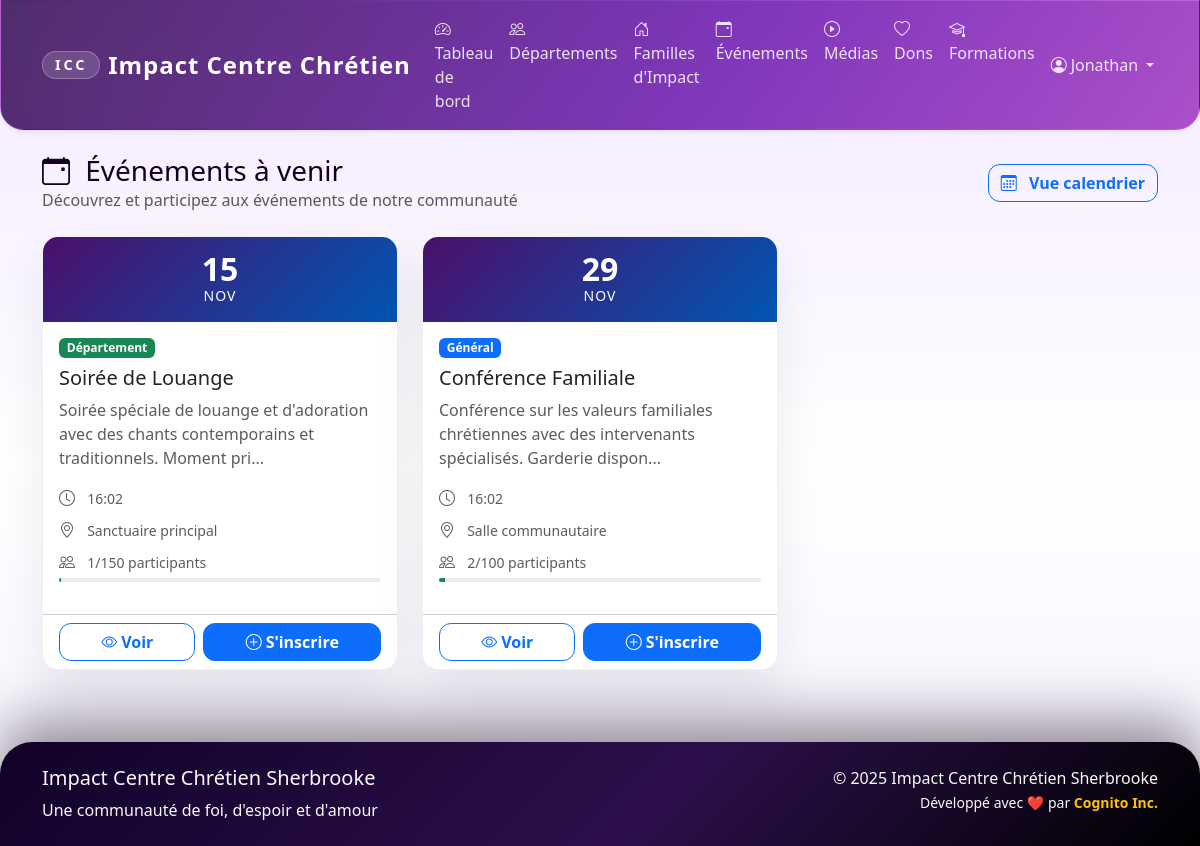
Page /events/ (signed in) on the committed database.
### app/models/user.py (models this page shows, shortened)
class User(UserMixin, db.Model):
    __tablename__ = 'users'
    id = db.Column(db.Integer, primary_key=True)
    email = db.Column(db.String(120), unique=True, nullable=False, index=True)
    password_hash = db.Column(db.String(255), nullable=False)
    first_name = db.Column(db.String(50), nullable=False)
    last_name = db.Column(db.String(50), nullable=False)
    phone = db.Column(db.String(20))
    address = db.Column(db.Text)
    birth_date = db.Column(db.Date)
    gender = db.Column(db.String(10))  # 'M', 'F', 'Autre'
    marital_status = db.Column(db.String(20))  # 'Célibataire', 'Marié(e)', 'Divorcé(e)', 'Veuf/Veuve'
    membership_status = db.Column(db.String(20), default='Nouveau')  # 'Nouveau', 'En formation', 'Baptisé', 'Membre officiel'
    church_role = db.Column(db.String(100))  # 'Choriste', 'Intercesseur', etc.
    role = db.Column(db.String(20), default='Membre')  # 'Admin', 'Responsable Département', 'Responsable Famille', 'Membre'
    is_active = db.Column(db.Boolean, default=True)
    created_at = db.Column(db.DateTime, default=datetime.utcnow)
    updated_at = db.Column(db.DateTime, default=datetime.utcnow, onupdate=datetime.utcnow)
    department_memberships = db.relationship('DepartmentMember', back_populates='user', cascade='all, delete-orphan')
    family_memberships = db.relationship('FamilyMember', back_populates='user', cascade='all, delete-orphan')
    event_participations = db.relationship('EventParticipant', back_populates='user', cascade='all, delete-orphan')
    donations = db.relationship('Donation', back_populates='user', cascade='all, delete-orphan')
    def is_admin(self):
        return self.role == 'Admin'

### app/models/event.py (models this page shows, shortened)
class Event(db.Model):
    __tablename__ = 'events'
    id = db.Column(db.Integer, primary_key=True)
    title = db.Column(db.String(200), nullable=False)
    description = db.Column(db.Text)
    start_date = db.Column(db.DateTime, nullable=False)
    end_date = db.Column(db.DateTime)
    location = db.Column(db.String(200))
    address = db.Column(db.Text)
    event_type = db.Column(db.String(50), default='General')  # 'General', 'Department', 'Family'
    target_department_id = db.Column(db.Integer, db.ForeignKey('departments.id'))
    target_family_id = db.Column(db.Integer, db.ForeignKey('families_impact.id'))
    max_participants = db.Column(db.Integer)
    registration_required = db.Column(db.Boolean, default=False)
    registration_deadline = db.Column(db.DateTime)
    organizer_id = db.Column(db.Integer, db.ForeignKey('users.id'))
    is_active = db.Column(db.Boolean, default=True)
    is_cancelled = db.Column(db.Boolean, default=False)
    created_at = db.Column(db.DateTime, default=datetime.utcnow)
    updated_at = db.Column(db.DateTime, default=datetime.utcnow, onupdate=datetime.utcnow)
    organizer = db.relationship('User', backref='organized_events')
    target_department = db.relationship('Department', backref='events')
    target_family = db.relationship('FamilyImpact', backref='events')
    participants = db.relationship('EventParticipant', back_populates='event', cascade='all, delete-orphan')
    @property
    def current_participants_count(self):
        return len([p for p in self.participants if p.status == 'Confirmed'])
    @property
    def is_full(self):
        if not self.max_participants:
            return False
        return self.current_participants_count >= self.max_participants

class EventParticipant(db.Model):
    __tablename__ = 'event_participants'
    id = db.Column(db.Integer, primary_key=True)
    user_id = db.Column(db.Integer, db.ForeignKey('users.id'), nullable=False)
    event_id = db.Column(db.Integer, db.ForeignKey('events.id'), nullable=False)
    registered_at = db.Column(db.DateTime, default=datetime.utcnow)
    status = db.Column(db.String(20), default='Confirmed')  # 'Confirmed', 'Cancelled', 'Waiting'
    user = db.relationship('User', back_populates='event_participations')
    event = db.relationship('Event', back_populates='participants')
    __table_args__ = (db.UniqueConstraint('user_id', 'event_id', name='unique_user_event'),)

### app/routes/events.py (the view)
@events_bp.route('/')
@login_required
def list():
    upcoming_events = Event.query.filter(
        Event.start_date >= datetime.utcnow(),
        Event.is_active == True,
        Event.is_cancelled == False
    ).order_by(Event.start_date).all()
    visible_events = []
    user_department_ids = [dm.department_id for dm in current_user.department_memberships if dm.is_active]
    user_family = db.session.query(FamilyMember).filter_by(
        user_id=current_user.id,
        is_active=True
    ).first()
    user_family_id = user_family.family_id if user_family else None
    for event in upcoming_events:
        if (event.event_type == 'General' or
            (event.event_type == 'Department' and event.target_department_id in user_department_ids) or
            (event.event_type == 'Family' and event.target_family_id == user_family_id)):
            visible_events.append(event)
    user_event_ids = [ep.event_id for ep in current_user.event_participations
                     if ep.status == 'Confirmed']
    return render_template('events/list.html',
                         events=visible_events,
                         user_event_ids=user_event_ids)

### app/templates/events/list.html (shortened to what this page needs)
{% extends "base.html" %}
{% block content %}
<div class="container">
    <div class="row mb-4">
        <div class="col-12">
            <div class="d-flex justify-content-between align-items-center">
                <div>
                    <h1 class="h3 mb-0">
                        <i class="bi bi-calendar-event me-2"></i>
                        Événements à venir
                    </h1>
                    <p class="text-muted mb-0">Découvrez et participez aux événements de notre communauté</p>
                </div>
                <a href="{{ url_for('events.calendar') }}" class="btn btn-outline-primary">
                    <i class="bi bi-calendar3 me-2"></i>
                    Vue calendrier
                </a>
            </div>
        </div>
    </div>
    <div class="row g-4">
        {% for event in events %}
        <div class="col-md-6 col-lg-4">
            <div class="card event-card h-100 {% if event.id in user_event_ids %}border-success{% endif %}">
                <div class="event-date">
                    <div class="day">{{ event.start_date.strftime('%d') }}</div>
                    <div class="month">{{ event.start_date.strftime('%b').upper() }}</div>
                </div>
                <div class="card-body">
                    <div class="d-flex justify-content-between align-items-start mb-2">
                        <span class="badge bg-{{ 'primary' if event.event_type == 'General' else 'success' if event.event_type == 'Department' else 'warning' }}">
                            {% if event.event_type == 'General' %}Général
                            {% elif event.event_type == 'Department' %}Département
                            {% else %}Famille{% endif %}
                        </span>
                    </div>
                    <h5 class="card-title">{{ event.title }}</h5>
                    <p class="card-text text-muted">{{ event.description[:100] }}{% if event.description|length > 100 %}...{% endif %}</p>
                    <div class="mb-2">
                        <i class="bi bi-clock me-2 text-muted"></i>
                        <small class="text-muted">{{ event.start_date.strftime('%H:%M') }}</small>
                    </div>
                    {% if event.location %}
                    <div class="mb-2">
                        <i class="bi bi-geo-alt me-2 text-muted"></i>
                        <small class="text-muted">{{ event.location }}</small>
                    </div>
                    {% endif %}
                    {% if event.max_participants %}
                    <div class="mb-3">
                        <i class="bi bi-people me-2 text-muted"></i>
                        <small class="text-muted">{{ event.current_participants_count }}/{{ event.max_participants }} participants</small>
                        <div class="progress mt-1" style="height: 4px;">
                            <div class="progress-bar bg-success"
                                 style="width: {{ (event.current_participants_count / event.max_participants * 100) if event.max_participants > 0 else 0 }}%">
                            </div>
                        </div>
                    </div>
                    {% endif %}
                </div>
                <div class="card-footer bg-transparent">
                    {% if event.id in user_event_ids %}
                    <div class="d-flex gap-2">
                        <a href="{{ url_for('events.detail', event_id=event.id) }}"
                           class="btn btn-success flex-fill">
                            <i class="bi bi-eye me-1"></i>Voir
                        </a>
                        <form method="POST" action="{{ url_for('events.unregister', event_id=event.id) }}"
                              class="flex-fill" onsubmit="return confirm('Êtes-vous sûr de vouloir annuler votre inscription ?')">
                            <button type="submit" class="btn btn-outline-danger w-100">
                                <i class="bi bi-x-circle me-1"></i>Annuler
                            </button>
                        </form>
                    </div>
                    {% else %}
                    <div class="d-flex gap-2">
                        <a href="{{ url_for('events.detail', event_id=event.id) }}"
                           class="btn btn-outline-primary flex-fill">
                            <i class="bi bi-eye me-1"></i>Voir
                        </a>
                        {% if event.registration_required %}
                            {% if event.is_full %}
                            <button class="btn btn-secondary flex-fill" disabled>
                                <i class="bi bi-x-circle me-1"></i>Complet
                            </button>
                            {% else %}
                            <form method="POST" action="{{ url_for('events.register', event_id=event.id) }}"
                                  class="flex-fill">
                                <button type="submit" class="btn btn-primary w-100">
                                    <i class="bi bi-plus-circle me-1"></i>S'inscrire
                                </button>
                            </form>
                            {% endif %}
                        {% else %}
                        <span class="btn btn-outline-success flex-fill" disabled>
                            <i class="bi bi-check-circle me-1"></i>Libre
                        </span>
                        {% endif %}
                    </div>
                    {% endif %}
                </div>
            </div>
        </div>
        {% endfor %}
    </div>
</div>
{% endblock %}

### app/templates/base.html (shortened to what this page needs)
<!DOCTYPE html>
<html lang="fr">
<head>
    <link href="https://cdn.jsdelivr.net/npm/bootstrap@5.3.2/dist/css/bootstrap.min.css" rel="stylesheet">
    <link href="https://cdn.jsdelivr.net/npm/bootstrap-icons@1.11.1/font/bootstrap-icons.css" rel="stylesheet">
    <link href="https://unpkg.com/aos@2.3.1/dist/aos.css" rel="stylesheet">
    <link href="{{ url_for('static', filename='css/style.css') }}" rel="stylesheet">
</head>
<body>
    <nav class="navbar navbar-expand-lg navbar-dark icc-navbar shadow-sm">
        <div class="container">
            <a class="navbar-brand fw-bold d-flex align-items-center" href="{{ url_for('main.index') }}">
                <span class="brand-mark me-2">ICC</span>
                Impact Centre Chrétien
            </a>
            <div class="collapse navbar-collapse" id="navbarNav">
                <ul class="navbar-nav me-auto">
                    {% if current_user.is_authenticated %}
                        <li class="nav-item">
                            <a class="nav-link" href="{{ url_for('main.dashboard') }}">
                                <i class="bi bi-speedometer2 me-1"></i>Tableau de bord
                            </a>
                        </li>
                        <li class="nav-item">
                            <a class="nav-link" href="{{ url_for('departments.list') }}">
                                <i class="bi bi-people me-1"></i>Départements
                            </a>
                        </li>
                        <li class="nav-item">
                            <a class="nav-link" href="{{ url_for('families.list') }}">
                                <i class="bi bi-house-door me-1"></i>Familles d'Impact
                            </a>
                        </li>
                        <li class="nav-item">
                            <a class="nav-link" href="{{ url_for('events.list') }}">
                                <i class="bi bi-calendar-event me-1"></i>Événements
                            </a>
                        </li>
                        <li class="nav-item">
                            <a class="nav-link" href="{{ url_for('media.list') }}">
                                <i class="bi bi-play-circle me-1"></i>Médias
                            </a>
                        </li>
                        <li class="nav-item">
                            <a class="nav-link" href="{{ url_for('donations.donate') }}">
                                <i class="bi bi-heart me-1"></i>Dons
                            </a>
                        </li>
                        <li class="nav-item">
                            <a class="nav-link" href="{{ url_for('formations.index') }}">
                                <i class="bi bi-mortarboard me-1"></i>Formations
                            </a>
                        </li>
                    {% endif %}
                </ul>
                <ul class="navbar-nav">
                    {% if current_user.is_authenticated %}
                        <li class="nav-item dropdown">
                            <a class="nav-link dropdown-toggle" href="#" role="button" data-bs-toggle="dropdown">
                                <i class="bi bi-person-circle me-1"></i>{{ current_user.first_name }}
                            </a>
                        </li>
                    {% endif %}
                </ul>
            </div>
        </div>
    </nav>
    <main class="container-fluid py-4">
        {% block content %}{% endblock %}
    </main>
    <footer class="icc-footer text-light py-4 mt-5">
        <div class="container">
            <div class="row">
                <div class="col-md-6">
                    <h5>Impact Centre Chrétien Sherbrooke</h5>
                    <p class="mb-0">Une communauté de foi, d'espoir et d'amour</p>
                </div>
                <div class="col-md-6 text-md-end">
                    <p class="mb-0">&copy; {{ current_year() }} Impact Centre Chrétien Sherbrooke</p>
                    <small class="text-light">Développé avec ❤️ par <a href="https://cognito-inc.ca" target="_blank" rel="noopener" class="text-decoration-none text-warning fw-bold">Cognito Inc.</a></small>
                </div>
            </div>
        </div>
    </footer>
</body>
</html>

### rows in the picture
User: first_name "Jonathan"
Event: start_date "15", start_date "NOV", event_type "Département", title "Soirée de Louange", description "Soirée spéciale de louange et d'adoration avec des chants contemporains et traditionnels. Moment pri", start_date "16:02", location "Sanctuaire principal", current_participants_count "1", max_participants "150"
Event: start_date "29", start_date "NOV", event_type "Général", title "Conférence Familiale", description "Conférence sur les valeurs familiales chrétiennes avec des intervenants spécialisés. Garderie dispon", start_date "16:02", location "Salle communautaire", current_participants_count "2", max_participants "100"

### other values in the picture
{{ current_year() }} "2025"
